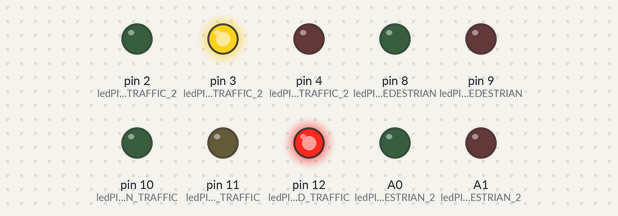
Bench run of a sketch on a simulated Arduino Uno, built with avr-gcc and run on an emulated ATmega328P. Shown: output pins drawn as LEDs (lit = HIGH).

Above: at 0.1 s.
At 1.6 s:
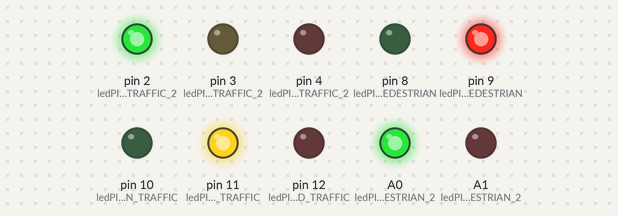
At 3.1 s:
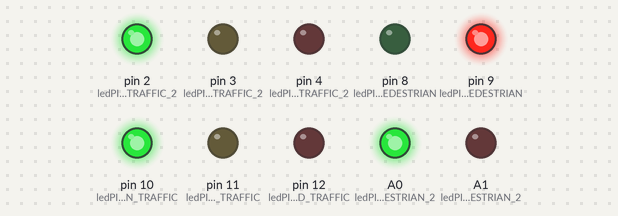
At 16.6 s:
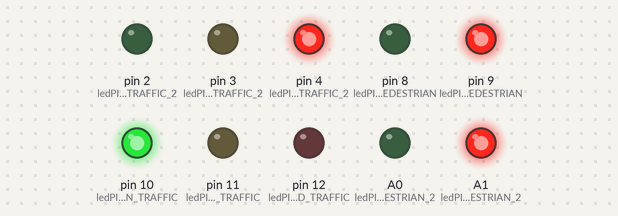
At 22.6 s:
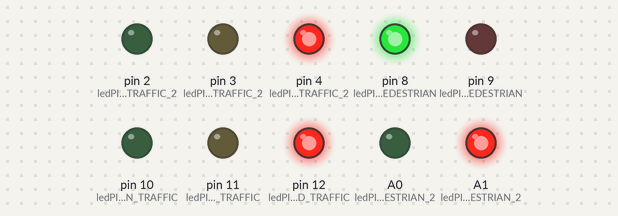
At 36.1 s:
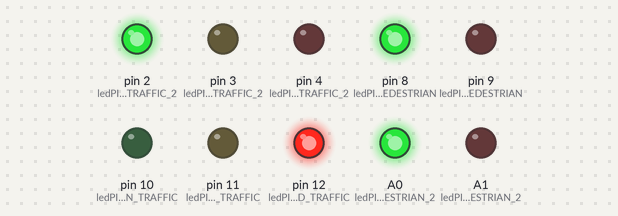
Timing chart, 0 to 37.6 s (numbered marks = the images above):
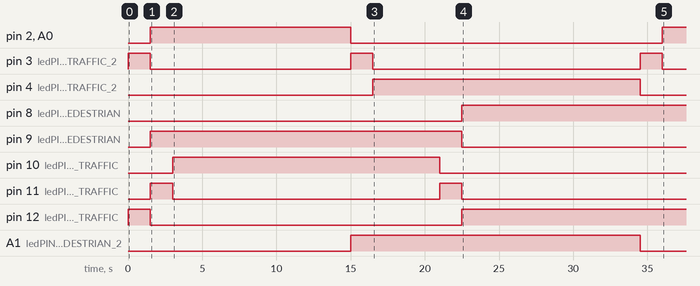

The sketch:

FREERTOS_USING_TRAFFIC_LIGHTS_SIMULATE.ino
```cpp
#include <Arduino_FreeRTOS.h>
#include <task.h>
#include <semphr.h>
SemaphoreHandle_t Led_mutex; // Deklaracja mutexa
const int ledPIN_RED_TRAFFIC = 12;
const int ledPIN_YELLOW_TRAFFIC = 11;
const int ledPIN_GREEN_TRAFFIC = 10;
const int ledPIN_RED_PEDESTRIAN = 9;
const int ledPIN_GREEN_PEDESTRIAN = 8;
const int ledPIN_RED_TRAFFIC_2 = 4;
const int ledPIN_YELLOW_TRAFFIC_2 = 3;
const int ledPIN_GREEN_TRAFFIC_2 = 2;
const int ledPIN_GREEN_PEDESTRIAN_2 = A0;
const int ledPIN_RED_PEDESTRIAN_2 = A1;
#define TASK_TIME_1 1000
#define TASK_TIME_2 1100
SemaphoreHandle_t Led_semaphor;
SemaphoreHandle_t Led_semaphor_2;


void Task1_Function(void *parametr);
void Task2_function(void *parametr);
void Task3_function(void *parametr);  // Dodane wywołanie Task3_function
void Task4_Function(void *parametr);

TaskHandle_t Task1;
TaskHandle_t Task2;
TaskHandle_t Task3;
TaskHandle_t Task4;

void setup() {
  Serial.begin(9600);

  pinMode(ledPIN_RED_TRAFFIC, OUTPUT);
  pinMode(ledPIN_YELLOW_TRAFFIC, OUTPUT);
  pinMode(ledPIN_GREEN_TRAFFIC, OUTPUT);
  pinMode(ledPIN_RED_PEDESTRIAN, OUTPUT);
  pinMode(ledPIN_GREEN_PEDESTRIAN, OUTPUT);
  pinMode(ledPIN_GREEN_TRAFFIC_2, OUTPUT);
  pinMode(ledPIN_YELLOW_TRAFFIC_2, OUTPUT);
  pinMode(ledPIN_RED_TRAFFIC_2, OUTPUT);
  pinMode(ledPIN_GREEN_PEDESTRIAN_2, OUTPUT);
  pinMode(ledPIN_RED_PEDESTRIAN_2, OUTPUT);
  Led_semaphor = xSemaphoreCreateBinary();
  Led_semaphor_2 = xSemaphoreCreateBinary();
  xSemaphoreGive(Led_semaphor);

  xTaskCreate(Task1_Function, "TASK nr 1", 128, NULL, 1, &Task1);
  xTaskCreate(Task2_function, "TASK nr 2", 128, NULL, 2, &Task2);
  xTaskCreate(Task3_function, "TASK nr 3", 128, NULL, 1, &Task3);
  xTaskCreate(Task4_function, "TASK nr 4", 128, NULL, 2, &Task4);

  vTaskStartScheduler();
}

void loop() {

}

void Task1_Function(void *pvParametrs) {
  while (1) {
    xSemaphoreTake(Led_semaphor, portMAX_DELAY);

    digitalWrite(ledPIN_GREEN_PEDESTRIAN, 0);
    digitalWrite(ledPIN_RED_TRAFFIC, 1);


    vTaskDelay(100) ;
    digitalWrite(ledPIN_RED_TRAFFIC, 0);
    digitalWrite(ledPIN_YELLOW_TRAFFIC, 1);
    digitalWrite(ledPIN_RED_PEDESTRIAN, 1);
    vTaskDelay(100) ;
    digitalWrite(ledPIN_YELLOW_TRAFFIC, 0);
    digitalWrite(ledPIN_GREEN_TRAFFIC, 1);
    ////
    vTaskDelay(100) ;
    digitalWrite(ledPIN_RED_PEDESTRIAN, 1);
    vTaskDelay(1000) ;
    xSemaphoreGive(Led_semaphor);

    vTaskDelay(1000) ;

  }
}

void Task2_function(void *param)
{
  while (1) {

    xSemaphoreTake(Led_semaphor, portMAX_DELAY) ;
    digitalWrite(ledPIN_RED_PEDESTRIAN, 1);
    vTaskDelay(100) ;
    digitalWrite(ledPIN_GREEN_PEDESTRIAN, 0);
    digitalWrite(ledPIN_GREEN_TRAFFIC, 0);
    digitalWrite(ledPIN_YELLOW_TRAFFIC, 1);
    vTaskDelay(100);
    digitalWrite(ledPIN_YELLOW_TRAFFIC, 0);

    digitalWrite(ledPIN_RED_TRAFFIC, 1);
    digitalWrite(ledPIN_RED_PEDESTRIAN, 0);
    digitalWrite(ledPIN_GREEN_PEDESTRIAN, 1);
    vTaskDelay(1200) ;
    xSemaphoreGive(Led_semaphor) ;
    vTaskDelay(1000) ;
  }
}

void Task3_function(void *param)
{
  while (1)
  {
    xSemaphoreTake(Led_semaphor_2, 1000);
    digitalWrite(ledPIN_GREEN_TRAFFIC_2, 0);
    digitalWrite(ledPIN_GREEN_PEDESTRIAN_2, 0);
    digitalWrite(ledPIN_RED_PEDESTRIAN_2, 1);
    digitalWrite(ledPIN_YELLOW_TRAFFIC_2, 1);
    vTaskDelay(100);
    digitalWrite(ledPIN_YELLOW_TRAFFIC_2, 0);
    digitalWrite(ledPIN_GREEN_TRAFFIC_2, 0);
    digitalWrite(ledPIN_RED_TRAFFIC_2, 1);
    vTaskDelay(1200) ;
    xSemaphoreGive(Led_semaphor_2);
    vTaskDelay(1000);
  }
}

void Task4_function(void*param)
{
  while (1)
    ///
  {
    digitalWrite(ledPIN_RED_PEDESTRIAN_2, 0);
    digitalWrite(ledPIN_RED_TRAFFIC_2, 0);
    digitalWrite(ledPIN_YELLOW_TRAFFIC_2, 1);
    vTaskDelay(100);
    digitalWrite(ledPIN_YELLOW_TRAFFIC_2, 0);
    digitalWrite(ledPIN_GREEN_TRAFFIC_2, 1);
    digitalWrite(ledPIN_GREEN_PEDESTRIAN_2, 1);


    vTaskDelay(1200) ;
    xSemaphoreGive(Led_semaphor_2);
    vTaskDelay(1000);
  }
}
```

Measured:
- by itself, pin 2 (ledPIN_GREEN_TRAFFIC_2), A0 (ledPIN_GREEN_PEDESTRIAN_2): LOW → HIGH at 1.5 s, → LOW 13.5 s later, → HIGH 21.0 s later
- by itself, pin 3 (ledPIN_YELLOW_TRAFFIC_2): goes HIGH 1.5 s, LOW 13.5 s, HIGH 1.5 s, LOW 18.0 s, HIGH 1.5 s, then LOW
- by itself, pin 4 (ledPIN_RED_TRAFFIC_2): LOW → HIGH at 16.5 s, → LOW 18.0 s later
- by itself, pin 8 (ledPIN_GREEN_PEDESTRIAN): LOW → HIGH at 22.5 s
- by itself, pin 9 (ledPIN_RED_PEDESTRIAN): LOW → HIGH at 1.5 s, → LOW 21.0 s later
- by itself, pin 10 (ledPIN_GREEN_TRAFFIC): LOW → HIGH at 3.0 s, → LOW 18.0 s later
- by itself, pin 11 (ledPIN_YELLOW_TRAFFIC): alternates HIGH for 1.5 s and LOW for 18.0 s
- by itself, pin 12 (ledPIN_RED_TRAFFIC): LOW → HIGH at 0.00 s, → LOW 1.5 s later, → HIGH 21.0 s later
